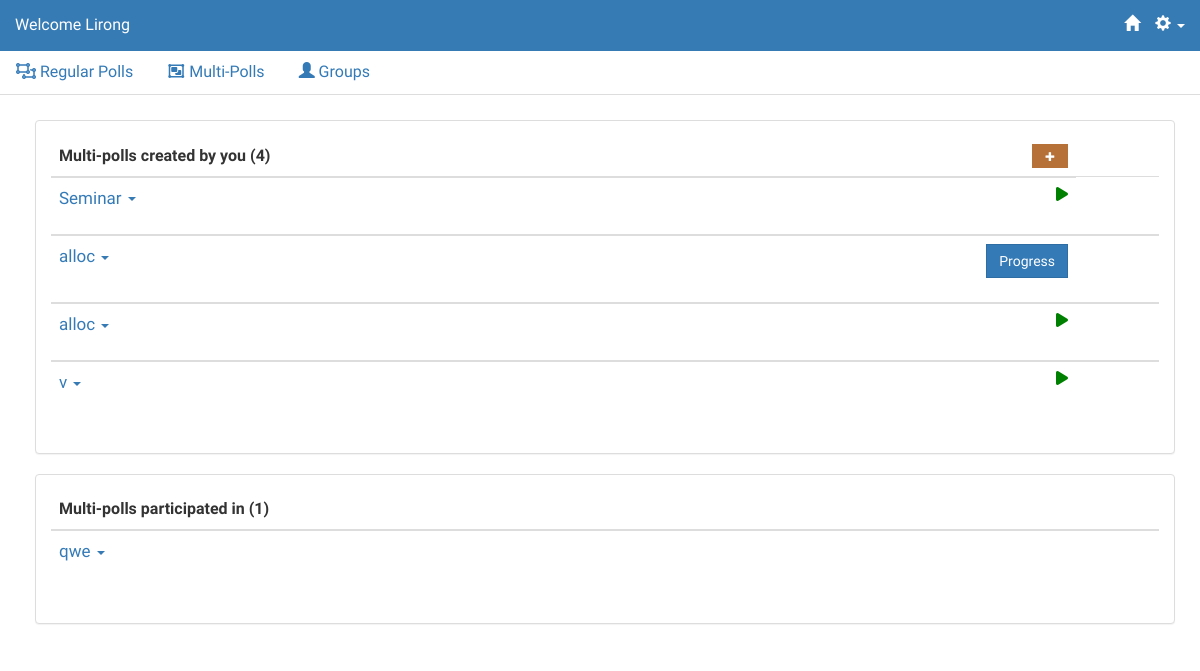
The page /polls/m_polls (signed in) on the database as committed earlier.
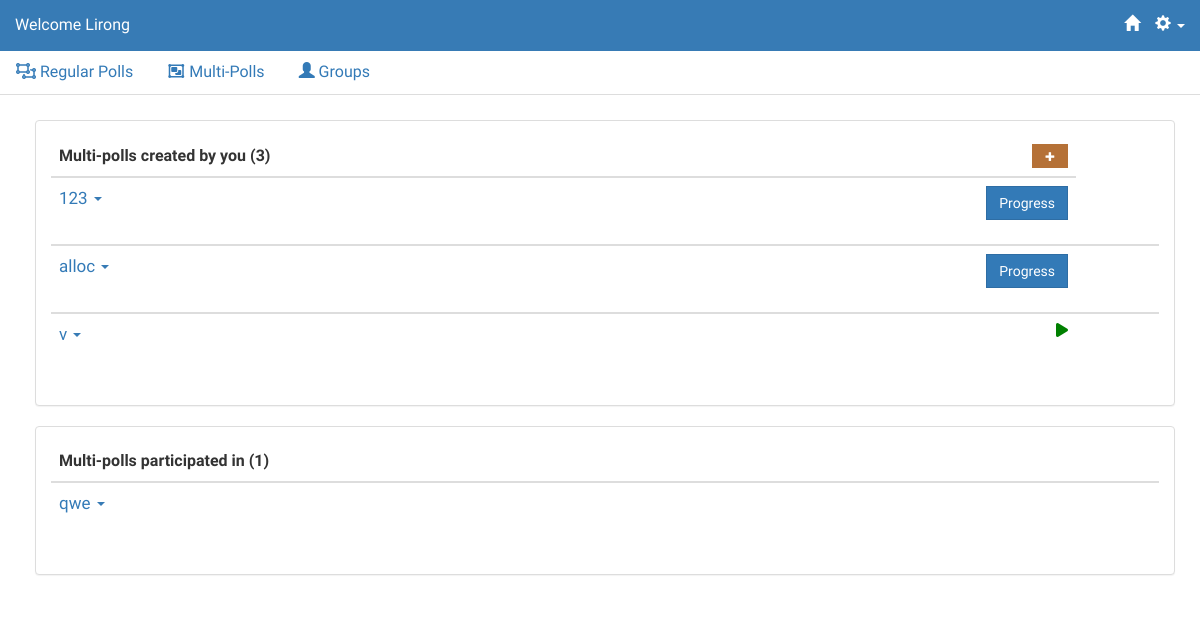
The same page on the database as committed later.
### multipolls/models.py (models this page shows, shortened)
@python_2_unicode_compatible
class MultiPoll(models.Model):
    number = models.IntegerField(default=1)
    title = models.CharField(max_length=20)
    description = models.CharField(max_length=500)
    owner = models.ForeignKey(User,related_name='owner')
    questions = models.ManyToManyField(Question, through='MultiPollQuestion', through_fields=('multipoll','question'))
    voters = models.ManyToManyField(User, related_name='multipoll_participated')
    pos = models.IntegerField(default=0)
    status = models.IntegerField(default=0)
    emailInvite = models.BooleanField(default=True)
    emailDelete = models.BooleanField(default=True)

### polls/views.py (the view)
class MultiPollsView(generic.ListView):
    template_name = 'polls/m_polls.html'
    context_object_name = 'question_list'
    def get_queryset(self):
        return Question.objects.all()
    def get_context_data(self, **kwargs):
        ctx = super(MultiPollsView, self).get_context_data(**kwargs)
        ctx['multipolls_created'] = reverseListOrder(MultiPoll.objects.filter(owner = self.request.user))
        ctx['multipolls_participated'] = reverseListOrder(self.request.user.multipoll_participated.exclude(owner = self.request.user))
        return ctx

### polls/views.py (called while the page is built)
def reverseListOrder(query):
    listQuery = list(query)
    listQuery.reverse()
    return listQuery

### polls/templates/polls/m_polls.html (shortened to what this page needs)
{% extends 'polls/base.html' %}
{% block content %}
<div class="container">
<div name="created" class="panel panel-default">
    <div class="panel-body">
        <table style = "width:100%;border-collapse:collapse;" class="table" name="created">
            <thead>
                <tr>
                    <th>
                        Multi-polls created by you ({{ multipolls_created|length }})
                    </th>
                    <th>
                        <a href="{% url 'multipolls:AddStep1' %}" style='font-size:60%; float:right;' class="btn btn-yellow">
                            <span class="glyphicon glyphicon-plus"></span>
                        </a>
                    </th>
                </tr>
            </thead>
            {% for mpoll in multipolls_created %}
            <tbody>
                <tr style = "margin:0; padding:0" data-toggle="collapse" data-target="#{{ mpoll.id }}" class="accordion-toggle">
                    <td>
                        <a href="{%url 'multipolls:mpollinfo' mpoll.id %}"  data-toggle="tooltip" data-placement="right" title="Description: {%if mpoll.description %} {{mpoll.description}} {%else%} None. {%endif%}">
                        <span style= "padding-top:0;padding-bottom:0;margin-top:0;margin-bottom:0; font-size:17px;">
                            {{ mpoll.title }}
                        </span></a>
                        <span href="#collapse{{ forloop.counter }}" class="caret" style="color:#377BB5;"></span>
                    </td>
                    {% if mpoll.status == 0 %}
                    <td>
                        <div class="start-icon">
                            <i class="fa fa-play" aria-hidden="true" data-toggle="modal" data-target="#confirm-startmpoll{{ mpoll.id }}"></i>
                        </div>
                    </td>
                    <td>
                    </td>
                    {% elif mpoll.status != mpoll.number|add:"1" %}
                        <td>
                            <a href="{% url 'multipolls:progress' mpoll.id %}">
                                <span class="btn btn-primary" style = "float:right">Progress</span>
                            </a>
                        </td>
                    {% endif %}
                </tr>
                <tr>
                    <td colspan="12" class="hiddenRow" style="border-top: none;">
                    </td>
                </tr>
            </tbody>
            {% endfor %}
        </table>
     </div>
</div>
<div name="participated" class="panel panel-default">
    <div class="panel-body">
    <table style = "width:100%;" class="table" name="participated">
        <thead>
            <tr>
                <th>
                    Multi-polls participated in ({{ multipolls_participated|length }})
                </th>
            </tr>
        </thead>
        {% for mpoll in multipolls_participated %}
        <tbody>
            <tr data-toggle="collapse" data-target="#{{ mpoll.id }}" class="accordion-toggle">
                 <td>
                        <a href="{%url 'multipolls:mpollinfo' mpoll.id %}"  data-toggle="tooltip" data-placement="right" title="Description: {%if mpoll.description %} {{mpoll.description}} {%else%} None. {%endif%}">
                        <span style = "padding-top:0;padding-bottom:0;margin-top:0;margin-bottom:0;font-size:17px;">
                            {{ mpoll.title }}
                        </span></a>
                        <span href="#collapse{{ forloop.counter }}" class="caret" style="color:#377BB5;"></span>
                    </td>
            </tr>
            <tr>
                <td colspan="12" class="hiddenRow" style="border-top: none;">
                </td>
            </tr>
        </tbody>
        {% endfor %}
    </table>
    </div>
</div>
</div>
{% endblock %}

Rows that differ between the two databases and show on the page:
removed MultiPoll: title "alloc", status "Progress"
changed MultiPoll (number 1 of 4 on the later page): title "Seminar" → "123"; now shows "Progress"
changed MultiPoll "alloc": now shows "Progress"
Other text that changed with them:
{{ multipolls_created|length }}: "4" → "3"
